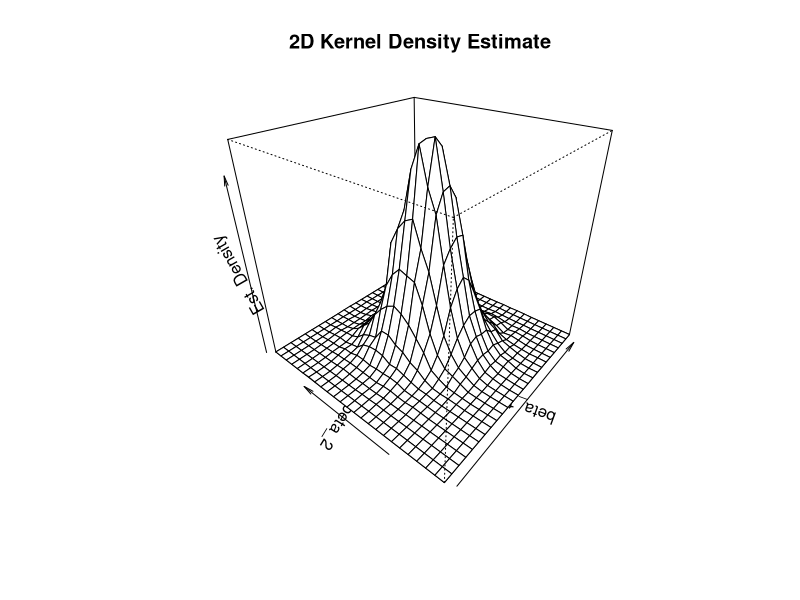

Write R code to recreate this figure.
# Econometrics with R
# Chapter 06 Regression Models with Multiple Regressors ------------------------
library(AER)
library(MASS)
library(mvtnorm)
library(tidyverse)
library(ggplot2)


# 6.1 Omitted Variable Bias ----------------------------------------------------

# load the AER package
# library(AER)

# load the data set
data(CASchools)   
CASchools <- as_tibble(CASchools)

# define variables
# CASchools$STR <- CASchools$students/CASchools$teachers       
# CASchools$score <- (CASchools$read + CASchools$math)/2
CASchools <- CASchools %>% 
  mutate(STR = students/teachers,
         score = (read + math)/2)

# compute correlations
cor(CASchools$STR, CASchools$score)
#> [1] -0.2263627
cor(CASchools$STR, CASchools$english)
#> [1] 0.1876424


# estimate both regression models
mod <- lm(score ~ STR, data = CASchools) 
mult.mod <- lm(score ~ STR + english, data = CASchools)

# print the results to the console
mod
#> 
#> Call:
#> lm(formula = score ~ STR, data = CASchools)
#> 
#> Coefficients:
#> (Intercept)          STR  
#>      698.93        -2.28
mult.mod
#> 
#> Call:
#> lm(formula = score ~ STR + english, data = CASchools)
#> 
#> Coefficients:
#> (Intercept)          STR      english  
#>    686.0322      -1.1013      -0.6498


# 6.2 The Multiple Regression Model --------------------------------------------

summary(mult.mod)$coef
#>                Estimate Std. Error    t value      Pr(>|t|)
#> (Intercept) 686.0322445 7.41131160  92.565565 3.871327e-280
#> STR          -1.1012956 0.38027827  -2.896026  3.978059e-03
#> english      -0.6497768 0.03934254 -16.515882  1.657448e-47


# 6.3 Measures of Fit in Multiple Regression -----------------------------------

summary(mult.mod)
#> 
#> Call:
#> lm(formula = score ~ STR + english, data = CASchools)
#> 
#> Residuals:
#>     Min      1Q  Median      3Q     Max 
#> -48.845 -10.240  -0.308   9.815  43.461 
#> 
#> Coefficients:
#>              Estimate Std. Error t value Pr(>|t|)    
#> (Intercept) 686.03224    7.41131  92.566  < 2e-16 ***
#> STR          -1.10130    0.38028  -2.896  0.00398 ** 
#> english      -0.64978    0.03934 -16.516  < 2e-16 ***
#> ---
#> Signif. codes:  0 '***' 0.001 '**' 0.01 '*' 0.05 '.' 0.1 ' ' 1
#> 
#> Residual standard error: 14.46 on 417 degrees of freedom
#> Multiple R-squared:  0.4264, Adjusted R-squared:  0.4237 
#> F-statistic:   155 on 2 and 417 DF,  p-value: < 2.2e-16


# define the components
n <- nrow(CASchools)                            # number of observations (rows)
k <- 2                                          # number of regressors

y_mean <- mean(CASchools$score)                 # mean of avg. test-scores

SSR <- sum(residuals(mult.mod)^2)               # sum of squared residuals
TSS <- sum((CASchools$score - y_mean )^2)       # total sum of squares
ESS <- sum((fitted(mult.mod) - y_mean)^2)       # explained sum of squares

# compute the measures

SER <- sqrt(1/(n-k-1) * SSR)                    # standard error of the regression
Rsq <- 1 - (SSR / TSS)                          # R^2
adj_Rsq <- 1 - (n-1)/(n-k-1) * SSR/TSS          # adj. R^2

# print the measures to the console
c("SER" = SER, "R2" = Rsq, "Adj.R2" = adj_Rsq)
#>        SER         R2     Adj.R2 
#> 14.4644831  0.4264315  0.4236805


# 6.4 OLS Assumptions in Multiple Regression -----------------------------------

# define the fraction of English learners        
# CASchools$FracEL <- CASchools$english / 100
CASchools <- CASchools %>% 
  mutate(FracEL = english / 100)

# estimate the model
mult.mod <- lm(score ~ STR + english + FracEL, data = CASchools) 

# obtain a summary of the model
summary(mult.mod)                                                 
#> 
#> Call:
#> lm(formula = score ~ STR + english + FracEL, data = CASchools)
#> 
#> Residuals:
#>     Min      1Q  Median      3Q     Max 
#> -48.845 -10.240  -0.308   9.815  43.461 
#> 
#> Coefficients: (1 not defined because of singularities)
#>              Estimate Std. Error t value Pr(>|t|)    
#> (Intercept) 686.03224    7.41131  92.566  < 2e-16 ***
#> STR          -1.10130    0.38028  -2.896  0.00398 ** 
#> english      -0.64978    0.03934 -16.516  < 2e-16 ***
#> FracEL             NA         NA      NA       NA    
#> ---
#> Signif. codes:  0 '***' 0.001 '**' 0.01 '*' 0.05 '.' 0.1 ' ' 1
#> 
#> Residual standard error: 14.46 on 417 degrees of freedom
#> Multiple R-squared:  0.4264, Adjusted R-squared:  0.4237 
#> F-statistic:   155 on 2 and 417 DF,  p-value: < 2.2e-16


# if STR smaller 12, NS = 0, else NS = 1
# CASchools$NS <- ifelse(CASchools$STR < 12, 0, 1)
CASchools <- CASchools %>% 
  mutate(NS = ifelse(STR < 12, 0, 1))

# estimate the model
mult.mod <- lm(score ~ computer + english + NS, data = CASchools)

# obtain a model summary
summary(mult.mod)                                                  
#> 
#> Call:
#> lm(formula = score ~ computer + english + NS, data = CASchools)
#> 
#> Residuals:
#>     Min      1Q  Median      3Q     Max 
#> -49.492  -9.976  -0.778   8.761  43.798 
#> 
#> Coefficients: (1 not defined because of singularities)
#>               Estimate Std. Error t value Pr(>|t|)    
#> (Intercept) 663.704837   0.984259 674.319  < 2e-16 ***
#> computer      0.005374   0.001670   3.218  0.00139 ** 
#> english      -0.708947   0.040303 -17.591  < 2e-16 ***
#> NS                  NA         NA      NA       NA    
#> ---
#> Signif. codes:  0 '***' 0.001 '**' 0.01 '*' 0.05 '.' 0.1 ' ' 1
#> 
#> Residual standard error: 14.43 on 417 degrees of freedom
#> Multiple R-squared:  0.4291, Adjusted R-squared:  0.4263 
#> F-statistic: 156.7 on 2 and 417 DF,  p-value: < 2.2e-16


table(CASchools$NS)
#> 
#>   1 
#> 420


# set seed for reproducibility
set.seed(1)

# generate artificial data on location
# CASchools$direction <- sample(c("West", "North", "South", "East"), 
#                               420, 
#                               replace = T)
CASchools <- CASchools %>% 
  mutate(direction = sample(c("West", "North", "South", "East"), 
                            420, 
                            replace = T))

# estimate the model
mult.mod <- lm(score ~ STR + english + direction, data = CASchools)

# obtain a model summary
summary(mult.mod)                                                 
#> 
#> Call:
#> lm(formula = score ~ STR + english + direction, data = CASchools)
#> 
#> Residuals:
#>     Min      1Q  Median      3Q     Max 
#> -49.603 -10.175  -0.484   9.524  42.830 
#> 
#> Coefficients:
#>                 Estimate Std. Error t value Pr(>|t|)    
#> (Intercept)    684.80477    7.54130  90.807  < 2e-16 ***
#> STR             -1.08873    0.38153  -2.854  0.00454 ** 
#> english         -0.65597    0.04018 -16.325  < 2e-16 ***
#> directionNorth   1.66314    2.05870   0.808  0.41964    
#> directionSouth   0.71619    2.06321   0.347  0.72867    
#> directionWest    1.79351    1.98174   0.905  0.36598    
#> ---
#> Signif. codes:  0 '***' 0.001 '**' 0.01 '*' 0.05 '.' 0.1 ' ' 1
#> 
#> Residual standard error: 14.5 on 414 degrees of freedom
#> Multiple R-squared:  0.4279, Adjusted R-squared:  0.421 
#> F-statistic: 61.92 on 5 and 414 DF,  p-value: < 2.2e-16


# Percentage of english speakers 
# CASchools$PctES <- 100 - CASchools$english
CASchools <- CASchools %>% 
  mutate(PctES = 100 - english)

# estimate the model
mult.mod <- lm(score ~ STR + english + PctES, data = CASchools)

# obtain a model summary
summary(mult.mod)                                                 
#> 
#> Call:
#> lm(formula = score ~ STR + english + PctES, data = CASchools)
#> 
#> Residuals:
#>     Min      1Q  Median      3Q     Max 
#> -48.845 -10.240  -0.308   9.815  43.461 
#> 
#> Coefficients: (1 not defined because of singularities)
#>              Estimate Std. Error t value Pr(>|t|)    
#> (Intercept) 686.03224    7.41131  92.566  < 2e-16 ***
#> STR          -1.10130    0.38028  -2.896  0.00398 ** 
#> english      -0.64978    0.03934 -16.516  < 2e-16 ***
#> PctES              NA         NA      NA       NA    
#> ---
#> Signif. codes:  0 '***' 0.001 '**' 0.01 '*' 0.05 '.' 0.1 ' ' 1
#> 
#> Residual standard error: 14.46 on 417 degrees of freedom
#> Multiple R-squared:  0.4264, Adjusted R-squared:  0.4237 
#> F-statistic:   155 on 2 and 417 DF,  p-value: < 2.2e-16


# load packages
# library(MASS)
# library(mvtnorm)

# set number of observations
n <- 50

# initialize vectors of coefficients
coefs1 <- cbind("hat_beta_1" = numeric(10000), "hat_beta_2" = numeric(10000))
coefs2 <- coefs1

# set seed
set.seed(1)

# loop sampling and estimation
for (i in 1:10000) {
    
    # for cov(X_1,X_2) = 0.25
    X <- rmvnorm(n, c(0, 0), sigma = cbind(c(10, 2.5), c(2.5, 10)))
    u <- rnorm(n, sd = 5)
    Y <- 5 + 2.5 * X[, 1] + 3 * X[, 2] + u
    coefs1[i, ] <- lm(Y ~ X[, 1] + X[, 2])$coefficients[-1]
    
    # for cov(X_1,X_2) = 0.85
    X <- rmvnorm(n, c(0, 0), sigma = cbind(c(10, 8.5), c(8.5, 10)))
    Y <- 5 + 2.5 * X[, 1] + 3 * X[, 2] + u
    coefs2[i, ] <- lm(Y ~ X[, 1] + X[, 2])$coefficients[-1]
    
}

# obtain variance estimates
diag(var(coefs1))
#> hat_beta_1 hat_beta_2 
#> 0.05674375 0.05712459
diag(var(coefs2))
#> hat_beta_1 hat_beta_2 
#>  0.1904949  0.1909056


# 6.5 The Distribution of the OLS Estimators in Multiple Regression

# set sample size
n <- 50

# initialize vector of coefficients
coefs <- cbind("hat_beta_1" = numeric(10000), "hat_beta_2" = numeric(10000))

# set seed for reproducibility
set.seed(1)

# loop sampling and estimation
for (i in 1:10000) {
    
    X <- rmvnorm(n, c(50, 100), sigma = cbind(c(10, 2.5), c(2.5, 10)))
    u <- rnorm(n, sd = 5)
    Y <- 5 + 2.5 * X[, 1] + 3 * X[, 2] + u
    coefs[i,] <- lm(Y ~ X[, 1] + X[, 2])$coefficients[-1]
    
}

# compute density estimate
kde <- kde2d(coefs[, 1], coefs[, 2])

# plot density estimate
persp(kde,
      theta = 310,
      phi = 30,
      xlab = "beta_1",
      ylab = "beta_2",
      zlab = "Est. Density",
      main = "2D Kernel Density Estimate")


# estimate the correlation between estimators
cor(coefs[, 1], coefs[, 2])
#> [1] -0.2503028


# 6.6 Exercises ----------------------------------------------------------------

# 1. The Boston Housing Data Set
# attach both packages and load the data set
data("Boston")
Boston <- as_tibble(Boston)

# obtain an overview over the data set
summary(Boston)
#      crim                zn             indus            chas        
# Min.   : 0.00632   Min.   :  0.00   Min.   : 0.46   Min.   :0.00000  
# 1st Qu.: 0.08205   1st Qu.:  0.00   1st Qu.: 5.19   1st Qu.:0.00000  
# Median : 0.25651   Median :  0.00   Median : 9.69   Median :0.00000  
# Mean   : 3.61352   Mean   : 11.36   Mean   :11.14   Mean   :0.06917  
# 3rd Qu.: 3.67708   3rd Qu.: 12.50   3rd Qu.:18.10   3rd Qu.:0.00000  
# Max.   :88.97620   Max.   :100.00   Max.   :27.74   Max.   :1.00000  
#      nox               rm             age              dis        
# Min.   :0.3850   Min.   :3.561   Min.   :  2.90   Min.   : 1.130  
# 1st Qu.:0.4490   1st Qu.:5.886   1st Qu.: 45.02   1st Qu.: 2.100  
# Median :0.5380   Median :6.208   Median : 77.50   Median : 3.207  
# Mean   :0.5547   Mean   :6.285   Mean   : 68.57   Mean   : 3.795  
# 3rd Qu.:0.6240   3rd Qu.:6.623   3rd Qu.: 94.08   3rd Qu.: 5.188  
# Max.   :0.8710   Max.   :8.780   Max.   :100.00   Max.   :12.127  
#      rad              tax           ptratio          black       
# Min.   : 1.000   Min.   :187.0   Min.   :12.60   Min.   :  0.32  
# 1st Qu.: 4.000   1st Qu.:279.0   1st Qu.:17.40   1st Qu.:375.38  
# Median : 5.000   Median :330.0   Median :19.05   Median :391.44  
# Mean   : 9.549   Mean   :408.2   Mean   :18.46   Mean   :356.67  
# 3rd Qu.:24.000   3rd Qu.:666.0   3rd Qu.:20.20   3rd Qu.:396.23  
# Max.   :24.000   Max.   :711.0   Max.   :22.00   Max.   :396.90  
#     lstat            medv      
# Min.   : 1.73   Min.   : 5.00  
# 1st Qu.: 6.95   1st Qu.:17.02  
# Median :11.36   Median :21.20  
# Mean   :12.65   Mean   :22.53  
# 3rd Qu.:16.95   3rd Qu.:25.00  
# Max.   :37.97   Max.   :50.00 

str(Boston)
# tibble [506 × 14] (S3: tbl_df/tbl/data.frame)
# $ crim   : num [1:506] 0.00632 0.02731 0.02729 0.03237 0.06905 ...
# $ zn     : num [1:506] 18 0 0 0 0 0 12.5 12.5 12.5 12.5 ...
# $ indus  : num [1:506] 2.31 7.07 7.07 2.18 2.18 2.18 7.87 7.87 7.87 7.87 ...
# $ chas   : int [1:506] 0 0 0 0 0 0 0 0 0 0 ...
# $ nox    : num [1:506] 0.538 0.469 0.469 0.458 0.458 0.458 0.524 0.524 0.524 0.524 ...
# $ rm     : num [1:506] 6.58 6.42 7.18 7 7.15 ...
# $ age    : num [1:506] 65.2 78.9 61.1 45.8 54.2 58.7 66.6 96.1 100 85.9 ...
# $ dis    : num [1:506] 4.09 4.97 4.97 6.06 6.06 ...
# $ rad    : int [1:506] 1 2 2 3 3 3 5 5 5 5 ...
# $ tax    : num [1:506] 296 242 242 222 222 222 311 311 311 311 ...
# $ ptratio: num [1:506] 15.3 17.8 17.8 18.7 18.7 18.7 15.2 15.2 15.2 15.2 ...
# $ black  : num [1:506] 397 397 393 395 397 ...
# $ lstat  : num [1:506] 4.98 9.14 4.03 2.94 5.33 ...
# $ medv   : num [1:506] 24 21.6 34.7 33.4 36.2 28.7 22.9 27.1 16.5 18.9 ...

head(Boston)
# # A tibble: 6 × 14
#      crim    zn indus  chas   nox    rm   age   dis   rad   tax ptratio black
#     <dbl> <dbl> <dbl> <int> <dbl> <dbl> <dbl> <dbl> <int> <dbl>   <dbl> <dbl>
# 1 0.00632    18  2.31     0 0.538  6.58  65.2  4.09     1   296    15.3  397.
# 2 0.0273      0  7.07     0 0.469  6.42  78.9  4.97     2   242    17.8  397.
# 3 0.0273      0  7.07     0 0.469  7.18  61.1  4.97     2   242    17.8  393.
# 4 0.0324      0  2.18     0 0.458  7.00  45.8  6.06     3   222    18.7  395.
# 5 0.0690      0  2.18     0 0.458  7.15  54.2  6.06     3   222    18.7  397.
# 6 0.0298      0  2.18     0 0.458  6.43  58.7  6.06     3   222    18.7  394.
# # ℹ 2 more variables: lstat <dbl>, medv <dbl>


# estimate the simple regression model
bh_mod <- lm(medv ~ lstat, data = Boston)

# print the summary to the console
summary(bh_mod)
# Call:
# lm(formula = medv ~ lstat, data = Boston)
# 
# Residuals:
#     Min      1Q  Median      3Q     Max 
# -15.168  -3.990  -1.318   2.034  24.500 
# 
# Coefficients:
#             Estimate Std. Error t value Pr(>|t|)    
# (Intercept) 34.55384    0.56263   61.41   <2e-16 ***
# lstat       -0.95005    0.03873  -24.53   <2e-16 ***
# ---
# Signif. codes:  0 ‘***’ 0.001 ‘**’ 0.01 ‘*’ 0.05 ‘.’ 0.1 ‘ ’ 1
# 
# Residual standard error: 6.216 on 504 degrees of freedom
# Multiple R-squared:  0.5441,	Adjusted R-squared:  0.5432 
# F-statistic: 601.6 on 1 and 504 DF,  p-value: < 2.2e-16

coeftest(bh_mod, vcov. = vcovHC)
# t test of coefficients:
#     
#             Estimate Std. Error t value  Pr(>|t|)    
# (Intercept) 34.55384    0.75857  45.552 < 2.2e-16 ***
# lstat       -0.95005    0.05008 -18.971 < 2.2e-16 ***
# ---
# Signif. codes:  0 ‘***’ 0.001 ‘**’ 0.01 ‘*’ 0.05 ‘.’ 0.1 ‘ ’ 1


# 2. A Multiple Regression Model of Housing Prices I
# conduct the regression
mod <- lm(medv ~ lstat + age + crim, data = Boston)

# obtain a robust coefficient summary
coeftest(mod, vcov. = vcovHC)
# t test of coefficients:
#     
#              Estimate Std. Error  t value Pr(>|t|)    
# (Intercept) 32.828045   0.751505  43.6831  < 2e-16 ***
# lstat       -0.994091   0.083058 -11.9686  < 2e-16 ***
# age          0.037647   0.016930   2.2236  0.02662 *  
# crim        -0.082622   0.029733  -2.7788  0.00566 ** 
# ---
# Signif. codes:  0 ‘***’ 0.001 ‘**’ 0.01 ‘*’ 0.05 ‘.’ 0.1 ‘ ’ 1

# compare both coefficients of determination
R2_res <- summary(bh_mod)$r.squared

R2_unres <- summary(mod)$r.squared
R2_unres < R2_res
# [1] FALSE


# 3. A Multiple Regression Model of Housing Prices II
# correction Factor
n <- nrow(Boston)
k <- 3
CF <- (n - 1) / (n - k - 1)

# obtain both R^2 and the adj. R^2
R2 <- summary(mod)$r.squared
adj_R2 <- summary(mod)$adj.r.squared
R2
#> [1] 0.5532892
adj_R2
#> [1] 0.5532892

# check that the adj. R^2 can be computed as stated above
1 - (1 - R2) * CF == adj_R2
#> [1] TRUE


# 4. A Fully-Fledged Model for Housing Values?
# run a regression of medv on all remaining variables in the Boston data set
full_mod <- lm(medv ~ ., data = Boston)

# obtain a robust summary of the coefficients
coeftest(full_mod, vcov. = vcovHC, type = "HC1")
# t test of coefficients:
#     
#                Estimate  Std. Error t value  Pr(>|t|)    
# (Intercept)  3.6459e+01  8.0010e+00  4.5569 6.558e-06 ***
# crim        -1.0801e-01  2.8944e-02 -3.7317 0.0002124 ***
# zn           4.6420e-02  1.3765e-02  3.3722 0.0008043 ***
# indus        2.0559e-02  5.0380e-02  0.4081 0.6834006    
# chas         2.6867e+00  1.2938e+00  2.0766 0.0383600 *  
# nox         -1.7767e+01  3.7858e+00 -4.6930 3.495e-06 ***
# rm           3.8099e+00  8.4490e-01  4.5093 8.142e-06 ***
# age          6.9222e-04  1.6464e-02  0.0420 0.9664807    
# dis         -1.4756e+00  2.1471e-01 -6.8724 1.918e-11 ***
# rad          3.0605e-01  6.1436e-02  4.9816 8.744e-07 ***
# tax         -1.2335e-02  2.6909e-03 -4.5838 5.798e-06 ***
# ptratio     -9.5275e-01  1.1744e-01 -8.1126 3.985e-15 ***
# black        9.3117e-03  2.6786e-03  3.4763 0.0005534 ***
# lstat       -5.2476e-01  9.9650e-02 -5.2660 2.087e-07 ***
# ---
# Signif. codes:  0 ‘***’ 0.001 ‘**’ 0.01 ‘*’ 0.05 ‘.’ 0.1 ‘ ’ 1

# what is the R^2 of the model?
summary(full_mod)$adj.r.squared
#> [1] 0.7337897


# 5. Model Selection
# find the model which fits the data better than full_mod
# this solution is a bit technical but efficient

# loop estimation of models
l <- list()
for (i in 1:13) {
    d <- Boston[, -i]
    # save each adj. R^2 as a list entry in l
    l[[i]] <- summary(lm(medv ~., data=d))$adj.r.squared 
}

# assign variable names to the list entries
names(l) <- names(Boston[, 1:13]) 

# select the variable whose omission leads to the highest improvement in adj. R^2
which.max(l) # 7th column this is "age"

# hence a model that fits the data better is
better_model <- lm(medv ~., data = Boston[, -7])
summary(better_model)$adj.r.squared
#> [1] 0.7343282
